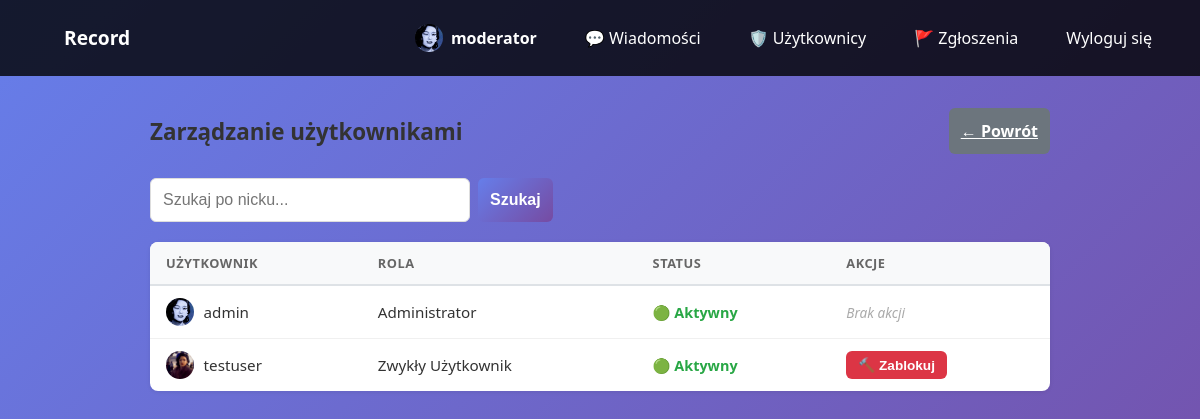
Before: /users/ (signed in) with the older database file.
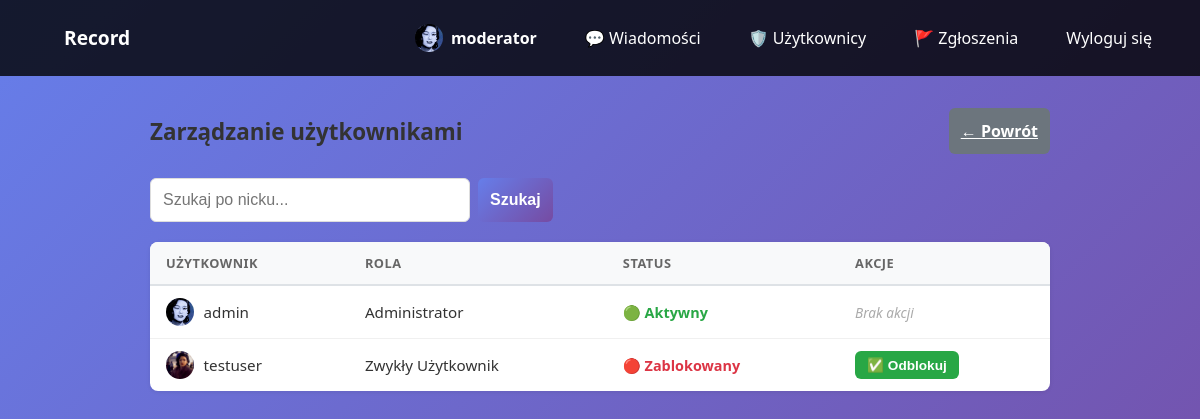
After: the same page with the newer database file.
### record_app/models.py (models this page shows, shortened)
class User(AbstractUser):
    ROLE_CHOICES = [
        ('user', 'Zwykły Użytkownik'),
        ('moderator', 'Moderator'),
        ('admin', 'Administrator'),
    ]
    role = models.CharField(
        max_length=10,
        choices=ROLE_CHOICES,
        default='user'
    )
    is_banned = models.BooleanField(default=False)
    description = models.TextField(blank=True, null=True)
    avatar = models.ImageField(upload_to='avatars/', blank=True, null=True)
    @property
    def avatar_url(self):
        if self.avatar:
            return self.avatar.url
        return f'{settings.MEDIA_URL}avatars/default_pfp.jpg'
    class Meta:
        verbose_name = 'Użytkownik'
        verbose_name_plural = 'Użytkownicy'

### record_app/views.py (the view)
# urls.py: path('users/', views.user_list_view, name='user_list'),
@login_required(login_url='login')
def user_list_view(request):
    if request.user.role not in ['admin', 'moderator']:
        messages.error(request, "Nie masz uprawnień.")
        return redirect('home')
    query = request.GET.get('q', '').strip()
    users = User.objects.exclude(id=request.user.id).order_by('username')
    if query:
        users = users.filter(username__icontains=query)
    return render(request, 'record_app/user_list.html', {
        'users': users,
        'is_admin': request.user.role == 'admin',
        'query': query,
    })

### record_app/context_processors.py (called while the page is built)
def pending_reports(request):
    if request.user.is_authenticated and request.user.role in ('admin', 'moderator'):
        count = Report.objects.filter(status='pending').count()
        return {'pending_reports_count': count}
    return {'pending_reports_count': 0}

### record_app/templates/record_app/user_list.html (shortened to what this page needs)
{% extends "record_app/base.html" %}
{% load static %}
{% block extra_css %}
<link rel="stylesheet" href="{% static 'css/user_list.css' %}">
{% endblock %}
{% block content %}
<div class="user-list-wrapper">
    <div class="user-list-content">
        <div class="user-list-header">
            <h2>Zarządzanie użytkownikami</h2>
            <a href="{% url 'home' %}" class="btn btn-secondary">← Powrót</a>
        </div>
        <form method="get" class="user-list-search">
            <input type="text" name="q" value="{{ query }}" placeholder="Szukaj po nicku..."
                   class="form-control">
            <button type="submit" class="btn btn-primary">Szukaj</button>
        </form>
        <table class="user-table">
            <thead>
                <tr>
                    <th>Użytkownik</th>
                    <th>Rola</th>
                    <th>Status</th>
                    <th>Akcje</th>
                </tr>
            </thead>
            <tbody>
                {% for u in users %}
                <tr>
                    <td>
                        <div class="user-cell">
                            <img src="{{ u.avatar_url }}" alt="{{ u.username }}" class="avatar avatar-sm">
                            <span>{{ u.username }}</span>
                        </div>
                    </td>
                    <td>{{ u.get_role_display }}</td>
                    <td>
                        {% if u.is_banned %}
                        <span class="status-banned">🔴 Zablokowany</span>
                        {% else %}
                        <span class="status-active">🟢 Aktywny</span>
                        {% endif %}
                    </td>
                    <td>
                        {% if u.role == 'admin' %}
                        <span class="no-action">Brak akcji</span>
                        {% elif request.user.role == 'moderator' and u.role == 'moderator' %}
                        <span class="no-action">Brak uprawnień</span>
                        {% elif u.is_banned %}
                        <form method="post" action="{% url 'unban_user' u.id %}">
                            <button type="submit" class="btn btn-sm btn-success">✅ Odblokuj</button>
                        </form>
                        {% else %}
                        <form method="post" action="{% url 'ban_user' u.id %}"
                              onsubmit="return confirm('Czy na pewno chcesz zablokować użytkownika {{ u.username }}?');">
                            <button type="submit" class="btn btn-sm btn-danger">🔨 Zablokuj</button>
                        </form>
                        {% endif %}
                    </td>
                </tr>
                {% empty %}
                <tr class="user-table-empty">
                    <td colspan="4">Brak użytkowników{% if query %} pasujących do „{{ query }}"{% endif %}.</td>
                </tr>
                {% endfor %}
            </tbody>
        </table>
    </div>
</div>
{% endblock %}

Changed rows visible on the page:
changed User "testuser": is_banned "🟢 Aktywny 🔨 Zablokuj" → "🔴 Zablokowany ✅ Odblokuj"
